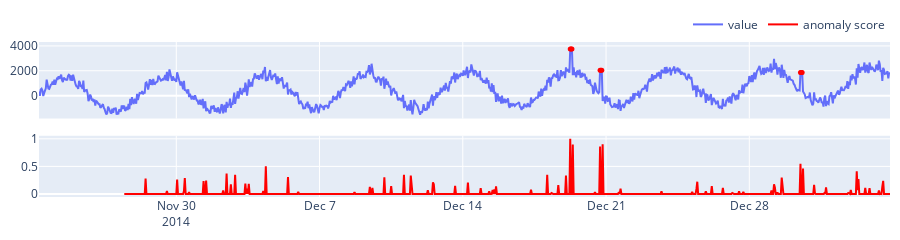

Write notebook code for a chart like this one.
### Markdown cell above
## Spot Detector

### Code cell
from streamad.util import StreamGenerator, UnivariateDS, plot
from streamad.model import SpotDetector

ds = UnivariateDS()
stream = StreamGenerator(ds.data)
model = SpotDetector(window_len=100, back_mean_len=1)
scores = []

for x in stream.iter_item():
    score = model.fit_score(x)
    scores.append(score)

data, label, date, features = ds.data, ds.label, ds.date, ds.features
plot(data=data,scores=scores,date=date,features=features,label=label)

### Figure 1 — Plotly figure (JSON) as saved in the notebook; plotly's stock layout.template omitted (floating-point values rounded to 4 significant figures; data arrays with more than 128 entries replaced by an {"elided": "..."} marker saying what was removed)
{"data": [{"name": "value", "type": "scatter", "x": {"elided": "999 str values"}, "xaxis": "x", "y": {"elided": "999 float values"}, "yaxis": "y"}, {"marker": {"color": "red", "size": 5}, "mode": "markers", "showlegend": false, "type": "scatter", "x": ["2014-12-19 06:00:00", "2014-12-19 07:00:00", "2014-12-19 08:00:00", "2014-12-20 17:00:00", "2014-12-20 18:00:00", "2014-12-20 19:00:00", "2014-12-30 12:00:00", "2014-12-30 13:00:00", "2014-12-30 14:00:00"], "xaxis": "x", "y": [3756.0, 3756.0, 3756.0, 2042.0, 2042.0, 2042.0, 1866.0, 1866.0, 1866.0], "yaxis": "y"}, {"marker": {"color": "red"}, "name": "anomaly score", "type": "scatter", "x": {"elided": "999 str values"}, "xaxis": "x2", "y": {"elided": "999 float values"}, "yaxis": "y2"}], "layout": {"height": 180, "legend": {"orientation": "h", "x": 1, "xanchor": "right", "y": 1.02, "yanchor": "bottom"}, "margin": {"b": 10, "l": 10, "r": 10, "t": 10}, "xaxis": {"anchor": "y", "domain": [0, 1], "matches": "x2", "showticklabels": false}, "xaxis2": {"anchor": "y2", "domain": [0, 1]}, "yaxis": {"anchor": "x", "domain": [0.5062, 1]}, "yaxis2": {"anchor": "x2", "domain": [0, 0.3951]}}}
